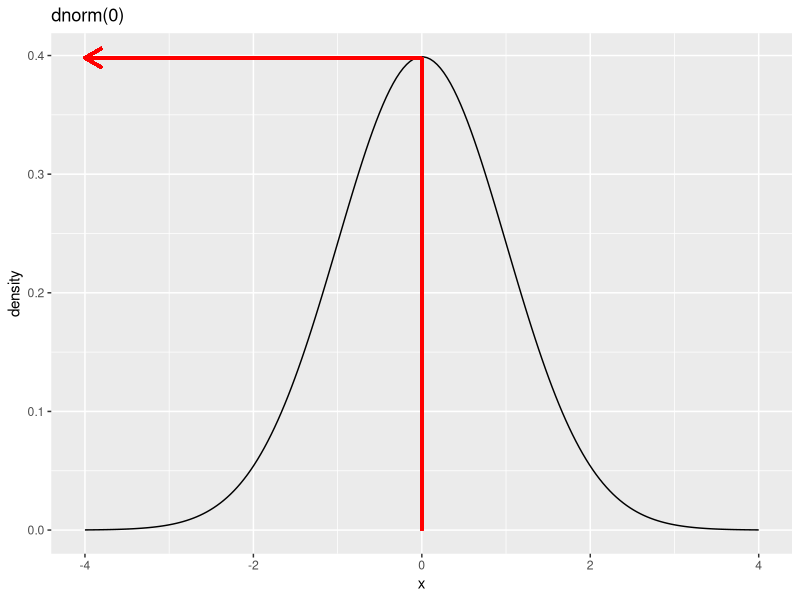
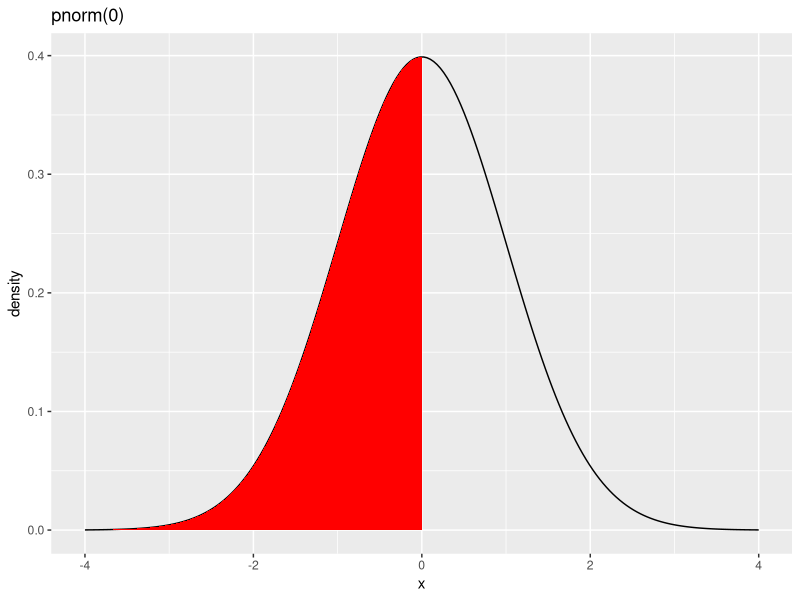
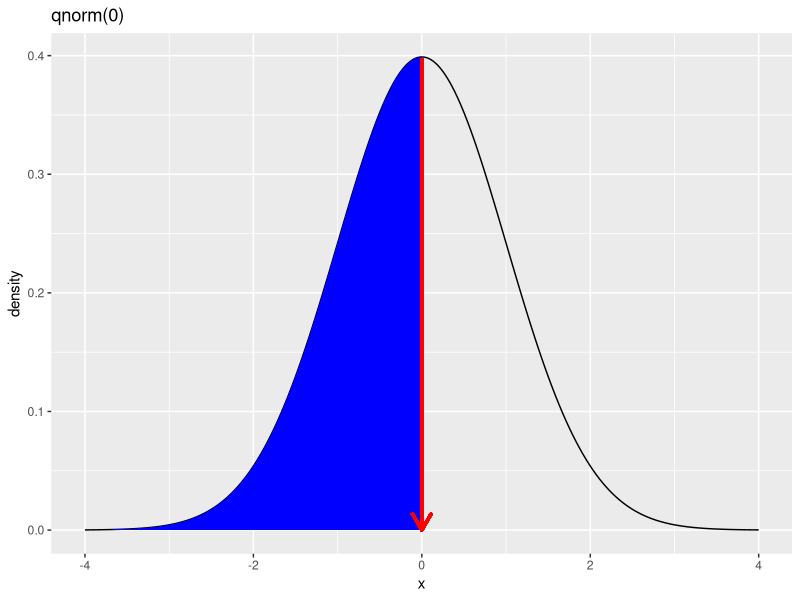

These charts were generated, in order, by the following R code:
## ---- chunk 1
mean(1:10)
## ---- chunk 2
sum(1, 2, 3, 4)        # Sum → 10
prod(2, 3, 4)          # Product → 24
abs(-7)                # Absolute value → 7
sign(-15)              # Sign → -1
sqrt(25)               # Square root → 5
factorial(5)           # Factorial → 120
cumsum(c(1,2,3,4))     # Cumulative sum → 1 3 6 10
cumprod(c(1,2,3,4))    # Cumulative product → 1 2 6 24
## ---- chunk 3
exp(1)                 # e^1 → 2.718282
log(10)                # Natural log → 2.302585
log10(1000)            # Base-10 log → 3
log2(8)                # Base-2 log → 3
## ---- chunk 4
round(3.14159, 2)      # Round to 2 decimal places → 3.14
ceiling(3.2)           # Round up → 4
floor(3.8)             # Round down → 3
trunc(3.9)             # Remove decimal → 3
signif(3.14159, 3)     # Significant digits → 3.14

## ---- chunk 5
sin(pi/2)              # Sine → 1
cos(0)                 # Cosine → 1
tan(pi/4)              # Tangent → 1
asin(1)                # Inverse sine → π/2
acos(0)                # Inverse cosine → π/2
atan(1)                # Inverse tangent → π/4

## ---- chunk 6
sinh(1)                # Hyperbolic sine
cosh(1)                # Hyperbolic cosine
tanh(1)                # Hyperbolic tangent

## ---- chunk 7
max(1,4,2,5)           # Maximum → 5
min(1,4,2,5)           # Minimum → 1
range(1,4,2,5)         # Range → 1 5

## ---- chunk 8
x <- c(5, 7, 9, 10, 12, 15, 18)
y <- c(2, 4, 6, 8, 10, 12, 14)
## ---- chunk 9
mean(x) # mean
median(x) # median
## ---- chunk 10
var(x) # variance
sd(x) # standard deviation
range(x) # range
IQR(x) # Inter Quartile Range
## ---- chunk 11
quantile(x, probs = c(0.25, 0.5, 0.75)) # quantiles
quantile(x, probs = 0.9) # percentiles
## ---- chunk 12
cov(x, y) # Covariance
cor(x, y) # correlation
## ---- chunk 13

dnorm(0)
## ---- chunk 14

library(ggplot2)
x <- seq(-4, 4, length=200)
y <- 1/sqrt(2*pi)*exp(-x^2/2)
#plot(x, y, type="l", lwd=2, col="red")
dat <- data.frame(x=x, y=y)
ggplot(data = dat, mapping = aes(x = x, y = y)) +
    geom_line()+labs(y = "density", title = "dnorm(0)")+
    geom_segment(aes(x = 0, y = 0, xend = 0, yend = 0.398), size=1, color="red")+
    geom_segment(aes(x = 0, y = 0.398, xend = -4, yend = 0.398), arrow = arrow(length = unit(0.5, "cm")), size=1, color="red") 
    
## ---- chunk 15
pnorm(0)
## ---- chunk 16
library(ggplot2)
x <- seq(-4, 4, length=200)
y <- 1/sqrt(2*pi)*exp(-x^2/2)
#plot(x, y, type="l", lwd=2, col="red")
dat <- data.frame(x=x, y=y)
ggplot(data = dat, mapping = aes(x = x, y = y)) +
    geom_line()+labs(y = "density", title = "pnorm(0)")+
    geom_area(stat = "function", fun = dnorm, fill = "red", xlim = c(-4, 0))
    
## ---- chunk 17
qnorm(0.5)
## ---- chunk 18
library(ggplot2)
x <- seq(-4, 4, length=200)
y <- 1/sqrt(2*pi)*exp(-x^2/2)
#plot(x, y, type="l", lwd=2, col="red")
dat <- data.frame(x=x, y=y)
ggplot(data = dat, mapping = aes(x = x, y = y)) +
    geom_line()+labs(y = "density", title = "qnorm(0)")+
    geom_area(stat = "function", fun = dnorm, fill = "blue", xlim = c(-4, 0))+
   geom_segment(aes(x = 0, y = 0.398, xend = 0, yend = 0), size=1, color="red", arrow = arrow(length = unit(0.5, "cm")),)
    
